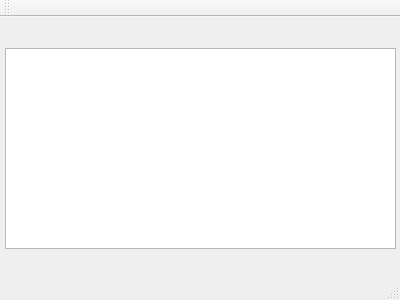
<?xml version="1.0" encoding="UTF-8"?>
<ui version="4.0">
 <class>MainWindow</class>
 <widget class="QMainWindow" name="MainWindow">
  <property name="geometry">
   <rect>
    <x>0</x>
    <y>0</y>
    <width>400</width>
    <height>300</height>
   </rect>
  </property>
  <property name="windowTitle">
   <string>MainWindow</string>
  </property>
  <widget class="QWidget" name="centralWidget">
   <widget class="QTableView" name="tableView">
    <property name="geometry">
     <rect>
      <x>5</x>
      <y>31</y>
      <width>391</width>
      <height>201</height>
     </rect>
    </property>
   </widget>
  </widget>
  <widget class="QMenuBar" name="menuBar">
   <property name="geometry">
    <rect>
     <x>0</x>
     <y>0</y>
     <width>400</width>
     <height>22</height>
    </rect>
   </property>
  </widget>
  <widget class="QToolBar" name="mainToolBar">
   <attribute name="toolBarArea">
    <enum>TopToolBarArea</enum>
   </attribute>
   <attribute name="toolBarBreak">
    <bool>false</bool>
   </attribute>
  </widget>
  <widget class="QStatusBar" name="statusBar"/>
 </widget>
 <layoutdefault spacing="6" margin="11"/>
 <resources/>
 <connections/>
</ui>
